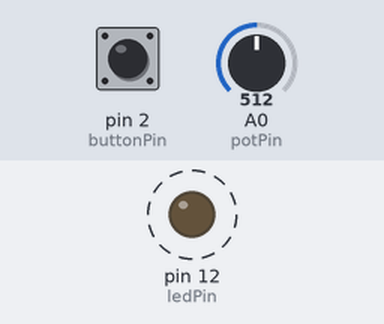
This sketch was run on a simulated Arduino Uno, built with avr-gcc and run on an emulated ATmega328P. Parts: output pins drawn as LEDs (lit = HIGH). Dashed ring = blinking. The inputs (shaded band) are chosen by the test bench; at power-on: A0 (potPin) = 512, pin 2 (buttonPin) HIGH.

Above: at 1.9 s.
2.0 s: A0 (potPin) set to 122
At 2.71 s:
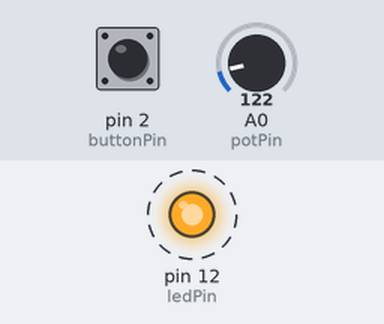
5.5 s: pin 2 (buttonPin) pulled LOW for 1.35 s
At 6.0 s:
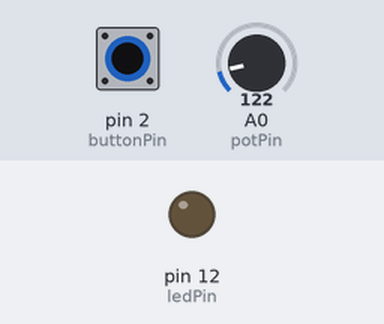
8.3 s: pin 2 (buttonPin) pulled LOW for 3.2 s
At 8.4 s:
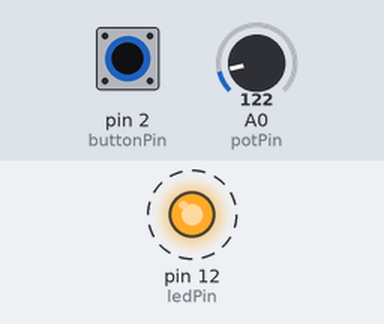
13.0 s: A0 (potPin) set to 0
Timing chart, 0 to 17.5 s (numbered marks = the images above; inputs shaded):
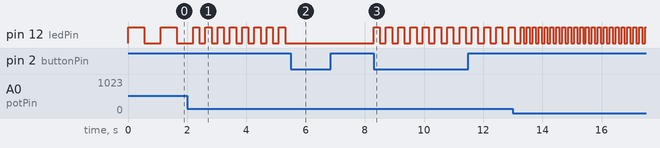

Measured:
- after the input at 2.0 s, pin 12 (ledPin): alternates HIGH for 0.21 s and LOW for 0.21 s, starting after 0.41 s
- after the input at 5.5 s, pin 12 (ledPin): stops changing and stays LOW
- after the input at 8.3 s, pin 12 (ledPin): alternates HIGH for 0.21 s and LOW for 0.21 s, starting at once
- by itself, pin 12 (ledPin): alternates HIGH for 0.55 s and LOW for 0.55 s

The sketch:

6-Blink-variable-rate-switch.ino
```cpp
const int ledPin = 12;
const int potPin = A0;
const int buttonPin = 2; // Must be interrupt-capable pin (2 or 3 on Uno)

volatile bool blinking = true;  // Must be volatile because it’s modified in ISR

void setup() {
  pinMode(ledPin, OUTPUT);
  pinMode(buttonPin, INPUT_PULLUP);  // Use internal pull-up

  // Attach interrupt to the button pin (falling edge = button press)
  attachInterrupt(digitalPinToInterrupt(buttonPin), toggleBlinking, FALLING);

  Serial.begin(9600);
}

void loop() {
  if (blinking) {
    int potValue = analogRead(potPin);
    int delayTime = map(potValue, 0, 1023, 100, 1000);

    digitalWrite(LED_BUILTIN, LOW);

    digitalWrite(ledPin, HIGH);
    delay(delayTime);
    digitalWrite(ledPin, LOW);
    delay(delayTime);
  } else {
    digitalWrite(LED_BUILTIN, HIGH);
  }
}

void toggleBlinking() {
  blinking = !blinking;
}
```
